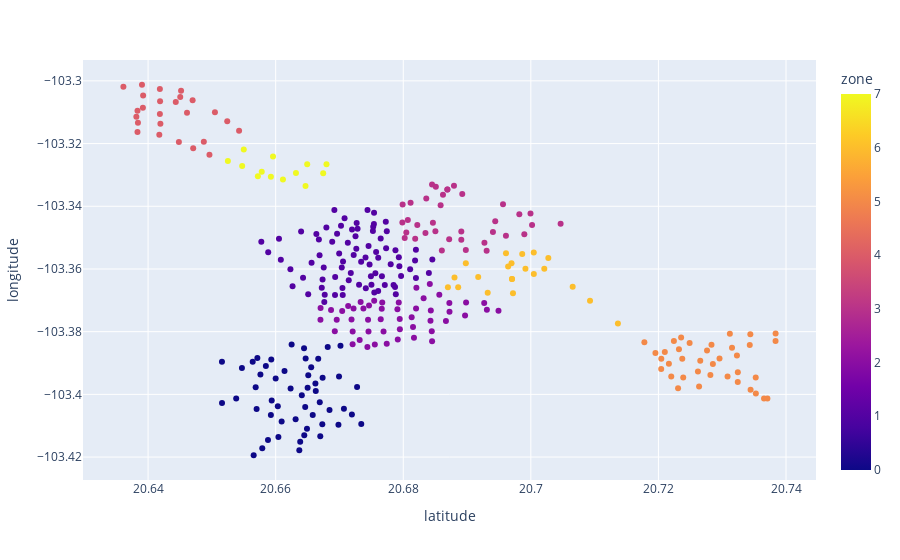

The cell this chart's notebook holds for it:
### Code cell
fig = px.scatter(zonesDF, x="latitude", y="longitude", color="zone")
fig.show()

### Figure 1 — Plotly figure (JSON) as saved in the notebook; plotly's stock layout.template omitted (floating-point values rounded to 4 significant figures; data arrays with more than 128 entries replaced by an {"elided": "..."} marker saying what was removed)
{"data": [{"hovertemplate": "latitude=%{x}<br>longitude=%{y}<br>zone=%{marker.color}<extra></extra>", "legendgroup": "", "marker": {"color": {"elided": "312 int values"}, "coloraxis": "coloraxis", "symbol": "circle"}, "mode": "markers", "name": "", "orientation": "v", "showlegend": false, "type": "scatter", "x": {"elided": "312 float values"}, "xaxis": "x", "y": {"elided": "312 float values"}, "yaxis": "y"}], "layout": {"coloraxis": {"colorbar": {"title": {"text": "zone"}}, "colorscale": [[0, "#0d0887"], [0.1111, "#46039f"], [0.2222, "#7201a8"], [0.3333, "#9c179e"], [0.4444, "#bd3786"], [0.5556, "#d8576b"], [0.6667, "#ed7953"], [0.7778, "#fb9f3a"], [0.8889, "#fdca26"], [1, "#f0f921"]]}, "legend": {"tracegroupgap": 0}, "margin": {"t": 60}, "xaxis": {"anchor": "y", "domain": [0, 1], "title": {"text": "latitude"}}, "yaxis": {"anchor": "x", "domain": [0, 1], "title": {"text": "longitude"}}}}
